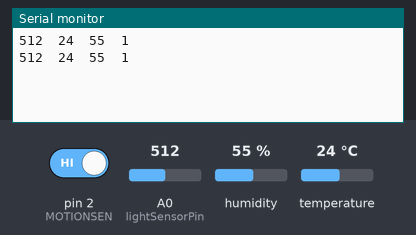
Recording of a sketch running on a simulated Arduino Mega 2560, built with avr-gcc and run on an emulated ATmega2560. Parts: the last lines printed to the serial monitor. The inputs (shaded band) are chosen by the test bench; at power-on: humidity 55 %, A0 (lightSensorPin) = 512, pin 2 (MOTIONSEN) HIGH, temperature 24 °C.

Above: at 10.8 s.
10.9 s: humidity set to 22 %
At 20.6 s:
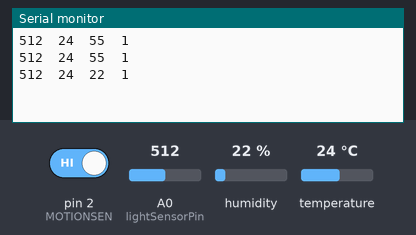
20.9 s: A0 (lightSensorPin) set to 716
At 30.7 s:
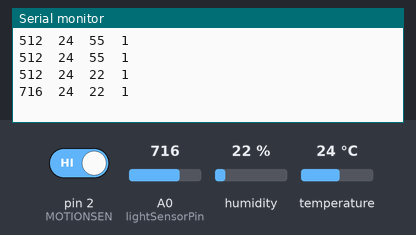
30.9 s: pin 2 (MOTIONSEN) driven LOW
At 40.7 s:
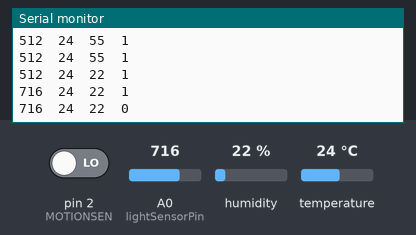
40.9 s: temperature set to 12 °C
At 50.7 s:
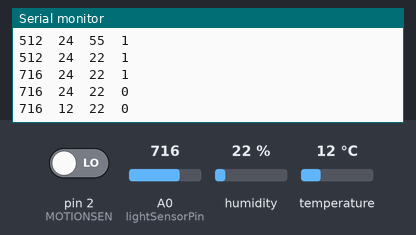
50.9 s: A0 (lightSensorPin) set to 900
At 60.5 s:
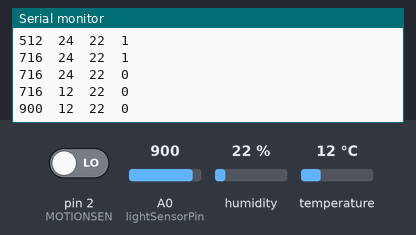
60.9 s: pin 2 (MOTIONSEN) driven HIGH
At 71.4 s:
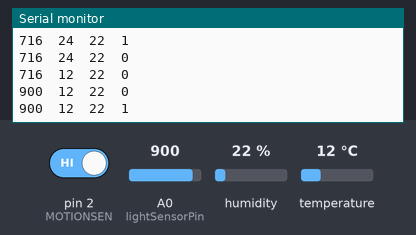
Timing chart, 0 to 71.9 s (numbered marks = the images above; inputs shaded):
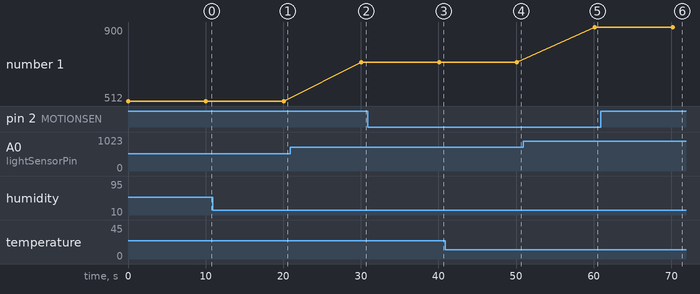

The sketch:

Occupod.ino
```cpp
#include <Adafruit_Sensor.h>


/*
 *************************************************************************************************************************
 * Occupod.ino - Arduino code for the bathroom sensor
 * Date: 27th April 2020
 * Written by: Daniel Ackuaku, for CS 300 Final Project
 * Institution: Calvin University
 * Professor : Dereck Schuurman
 *
 * Problem: After some reseash it became aparent that students at Calvin University who lived on campus
 * had no way to determine if their housemates/roomates were in the bathroom or not. In order to avoid being walked
 * in on some students result to running the tap/shower to provide auditory feedback of their presence in the bathroom.
 * While effective this leads to gallons of water being wastedeach day.
 *
 * Solution: A simple in-obtrusive systems on sensors that can adequately detect the presons of a person in the bathroom &
 * descretely displays this occupancy on an LCD screen outside the door. The sensor stored on a webserver and uploaded to
 * a website for remote information access.
 *
 * Hardware: - Arduino mega
 *           - Raspberry Pi 3 B+
 *           - Temperature and Humidity Sensor
 *           - Motion sensor
 *           - Light Sensor
 *
 *
 * IoT onfrustructure: - Google Sheets
 *
 *
 **************************************************************************************************************************
 */

/**Include statements**/
#include "DHT.h" // Temperature and Humidity sensor library


/*Constants*/
#define DHTPIN 7                   // Digital in from the temp& humid sensor pin
int buttonpin = 3;                   //define switch port
int MOTIONSEN = 2;                 // choose the input pin (for PIR sensor)
int MOTIONSTATE = LOW;             // we start, assuming no motion detected
int VALUE = 0;                     // variable for reading the pin status
int lightSensorPin = A0;
int soundSensorPin = A2;
int analogValueOfLights = 0;
int sensorValue = 0; // variable to store the value coming from the sensor


/*Initialise the sensors*/
#define DHTTYPE DHT11 // Type of temperature humidity sensor in use

// Initialize DHT sensor.
DHT TEMPHUMSENSOR(DHTPIN, DHTTYPE);


/** Function Declaration **/
/*
 *  measures the temperature = in the bathroom
 * @param none
 * Return: void
 */
int detectTemperature(){
  int bathroomTemperature = TEMPHUMSENSOR.readTemperature();
  Serial.print(bathroomTemperature);
  Serial.print("\t");
  return bathroomTemperature;
 }


/*
 *  measures the humidity in the bathroom
 * @param none
 * Return: void
 */
int detectHumidity(){
  int bathroomHumidity = TEMPHUMSENSOR.readHumidity();
 Serial.print(bathroomHumidity);
 Serial.print("\t");
  return bathroomHumidity;
 }

/*
 * detects if motion has occured in the  bathroom
 * @param none
 * Return: void
 */
unsigned detectMotion(){
   VALUE = digitalRead(MOTIONSEN);       // read input value
  if (VALUE == MOTIONSTATE) {            // check if the input is HIGH
     Serial.println(VALUE);
  } else {
     Serial.println(VALUE);
  }
  return VALUE;
 }


/*
 * detects if motion has occured in the  bathroom
 * @param none
 * Return: void
 */
int detectLights(){
  analogValueOfLights = analogRead(lightSensorPin);
  Serial.print(analogValueOfLights);
  Serial.print("\t");
  return analogValueOfLights;
}


/********************************* Main code ***********************************/
void setup() {
  TEMPHUMSENSOR.begin();
  pinMode(MOTIONSEN, INPUT);     // declare sensor as input
  pinMode(lightSensorPin, INPUT);
  pinMode(buttonpin,INPUT);      //define switch as a output port
  Serial.begin(9600);
}

void loop() {
  // Wait a ten seconds between measurements.
  int  light = detectLights();
  int temp = detectTemperature();
  int humid = detectHumidity();
  unsigned motion = detectMotion();
  delay(10000);

}
```

Measured:
- after the input at 10.9 s, the serial monitor: prints a new line after 9.1 s (image 1)
- after the input at 20.9 s, the serial monitor: prints a new line after 9.2 s (image 2)
- after the input at 30.9 s, the serial monitor: prints a new line after 9.2 s (image 3)
- after the input at 40.9 s, the serial monitor: prints a new line after 9.2 s (image 4)
- after the input at 50.9 s, the serial monitor: prints a new line after 9.2 s (image 5)
- after the input at 60.9 s, the serial monitor: prints a new line after 9.3 s (image 6)
- plotted number 1: 512 → 716 after the input at 20.9 s, 716 → 900 after the input at 50.9 s
